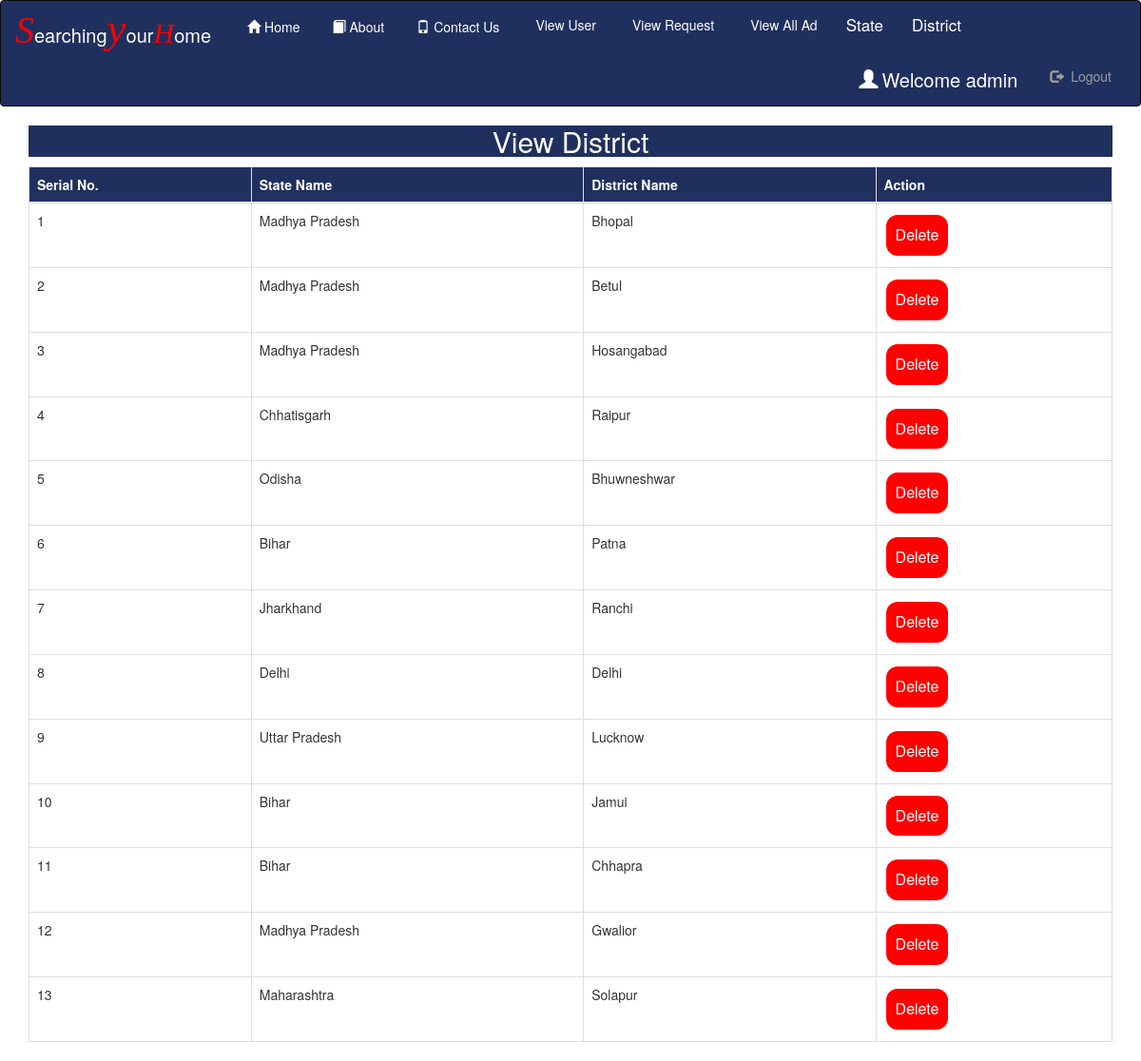
Page /view_dist (signed in) on the committed database.
### Room/models.py (models this page shows, shortened)
class District(models.Model):
    state=models.ForeignKey(State,on_delete=models.CASCADE,null=True)
    dist=models.CharField(max_length=100,null=True)

class State(models.Model):
    state=models.CharField(max_length=100,null=True)

### Room/views.py (the view)
# urls.py: path('view_dist', View_District,name='view_dist'),
def View_District(request):
    if not request.user.is_staff:
        return redirect('home')
    dist=District.objects.all()
    d={'dist':dist}
    return render(request,'view_dist.html',d)

### Room/templates/view_dist.html
{% extends 'navigation.html' %}
{% block body %}
<center><div class="container"><h2 style="color:white;background-color:#20305E;width=100%">View District</h2></div></center>
 <div class="container">
<table class="table table-bordered" width="100%" id="myTable">
  <thead>
  <tr>
    <th>Serial No.</th>
    <th>State Name</th>
    <th>District Name</th>
    <th>Action</th>
  </tr>
  </thead>
   <tbody>
    {% for i in dist %}
  <tr>
    <td>{{forloop.counter}}</td>
    <td>{{i.state.state}}</td>
    <td>{{i.dist}}</td>
      <td>
      <a href="{% url 'delete_dist' i.id %}"><button class="button button2">Delete</button></a></td>
  </tr>
    {% endfor %}
    </tbody>
</table>
 </div>
{% endblock %}

### Room/templates/navigation.html (shortened to what this page needs)
<!DOCTYPE html>
<html lang="en">
{% load static %}
<head>
  <link rel="stylesheet" href="https://maxcdn.bootstrapcdn.com/bootstrap/3.3.6/css/bootstrap.min.css">
    <link rel = stylesheet href = "https://cdn.datatables.net/1.10.20/css/jquery.dataTables.min.css">
</head>
<body>
<nav class="navbar navbar-inverse" style="padding:0px;margin:0px;background-color:#20305E;color:white;>
  <div class="container-fluid" style="padding:0px;margin:0px">
    <div class="navbar-header" style="margin-bottom:4px;margin-right:4px;">
      <a class="navbar-brand" href="#"><span style="font-size:40px;color:Red"><i style="font-family:cursive">S</i></span><span style="font-size:20px;color:white">earching</span><span style="font-size:45px;color:Red"><i style="font-family:cursive">y</i></span><span style="font-size:20px;color:white">our</span><span style="font-size:30px;color:Red"><i style="font-family:cursive">H</i></span><span style="font-size:20px;color:white">ome</span></a>
    </div>
    <ul class="nav navbar-nav">
      <li><a href="{% url 'home' %}" style = "color : white" ><span class="glyphicon glyphicon-home" style="padding:4px"></span>Home</a></li>
        <li><a href="{% url 'about' %}" style = "color : white"><span class="glyphicon glyphicon-book" style="padding:4px"></span>About</a></li>
        <li><a href="{% url 'contact' %}" style = "color : white"><span class="glyphicon glyphicon-phone" style="padding:4px"></span>Contact Us</a></li>
      {% if not request.user.is_staff %}
      <li><a href="{% url 'search' %}" style = "color : white"><span class="glyphicon glyphicon-search" style="padding:4px"></span>Search Home</a></li>
      {% if request.user.username %}
        <li><a href="{% url 'rent1' %}" style = "color : white"><span class="glyphicon glyphicon-plus" style="padding:4px"></span>Add HomeOnRent</a></li>
      <li><a href="{% url 'img' %}" style = "color : white"><span class="glyphicon glyphicon-View" style="padding:4px"></span>View My Ad</a></li>
    {% endif %}
        {% else %}
      <li><a href="{% url 'view_user' %}" style = "color : white"><span class="glyphicon glyphicon-View" style="padding:4px"></span>View User</a></li>
      <li><a href="{% url 'request' %}" style = "color : white"><span class="glyphicon glyphicon-View" style="padding:4px"></span>View Request</a></li>
      <li><a href="{% url 'alladd' %}" style = "color : white"><span class="glyphicon glyphicon-View" style="padding:4px"></span>View All Ad</a></li>
        <li class="nav-item dropdown">
      <a class="nav-link dropdown-toggle" href="#" id="navbardrop" data-toggle="dropdown" style="font-size:17px;color : white">
        State
      </a>
    </li>
       <li class="nav-item dropdown">
      <a class="nav-link dropdown-toggle" href="#" id="navbardrop" data-toggle="dropdown" style="font-size:17px;color : white ">
        District
      </a>
    </li>
        {% endif %}
    </ul>
    {% if request.user.username %}
    <ul class="nav navbar-nav navbar-right">
      <li><a href="{% url 'user_detail' %}" style="color:white;font-size:20px"> <span class="glyphicon glyphicon-user" style="padding:4px;"></span>Welcome  {{request.user.username}}</a></li>
      <li><a href="{% url 'logout' %}" style="margin-right:30px"><span class="glyphicon glyphicon-log-out" style="padding:4px;"></span> Logout</a></li>
    </ul>
    {% endif %}
</nav>
{% block body %}
{% endblock %}
</body>
</html>

### Room/templates/navigation.html (style rules this page uses)
.button { background-color: orange; border: none; color: white; padding: 10px; text-align: center; text-decoration: none; display: inline-block; font-size: 16px; margin: 4px 2px; cursor: pointer; }
.button2 { background-color: red; border: none; color: white; padding: 10px; text-align: center; text-decoration: none; display: inline-block; font-size: 16px; margin: 4px 2px; cursor: pointer; }
.button2 { border-radius: 12px; }
th { background-color:#20305E; color:white; }

### rows in the picture
District: state.state "Madhya Pradesh", dist "Bhopal"
District: state.state "Madhya Pradesh", dist "Betul"
District: state.state "Madhya Pradesh", dist "Hosangabad"
District: state.state "Chhatisgarh", dist "Raipur"
District: state.state "Odisha", dist "Bhuwneshwar"
District: state.state "Bihar", dist "Patna"
District: state.state "Jharkhand", dist "Ranchi"
District: state.state "Delhi", dist "Delhi"
District: state.state "Uttar Pradesh", dist "Lucknow"
District: state.state "Bihar", dist "Jamui"
District: state.state "Bihar", dist "Chhapra"
District: state.state "Madhya Pradesh", dist "Gwalior"
District: state.state "Maharashtra", dist "Solapur"

### other values in the picture
{{ request.user.username }} "admin"
